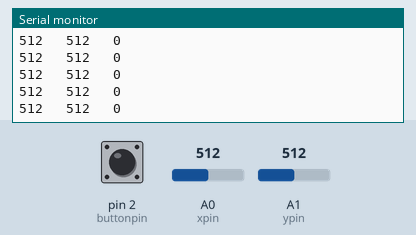
The sketch below on a simulated Arduino Uno, built with avr-gcc and run on an emulated ATmega328P. Shown: the last lines printed to the serial monitor. The test bench sets the inputs (shaded band); at power-on: A0 (xpin) = 512, A1 (ypin) = 512, pin 2 (buttonpin) LOW.

Above: at 1.2 s.
1.3 s: A0 (xpin) set to 108
At 2.4 s:
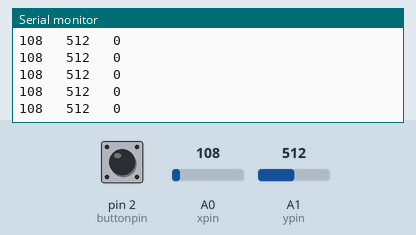
4.3 s: A0 (xpin) set to 92
At 5.4 s:
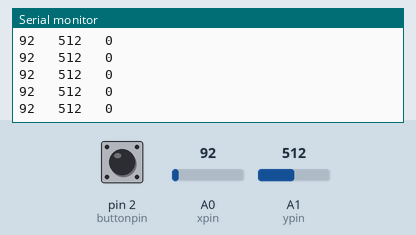
7.3 s: A1 (ypin) set to 992
At 8.0 s:
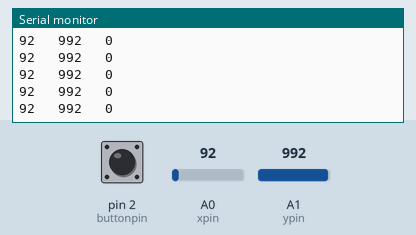
8.8 s: A1 (ypin) set to 1009
At 9.9 s:
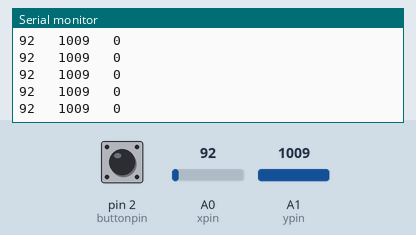
Timing chart, 0 to 11.8 s (numbered marks = the images above; inputs shaded):
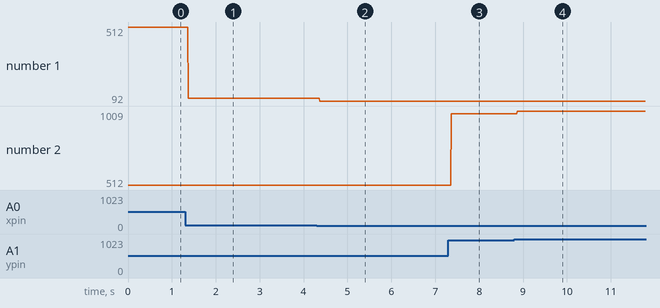

The sketch:

_01_15_MAX7219_module.ino
```cpp
int xpin = A0;
int ypin = A1;
int buttonpin = 2;

void setup() {
   Serial.begin(9600);
   pinMode(buttonpin, INPUT);
}
void loop() {
   int xval = analogRead(xpin);
   int yval = analogRead(ypin);
   int buttonpressed = digitalRead(buttonpin);

   Serial.print(xval);
   Serial.print("   ");
   Serial.print(yval);
   Serial.print("   ");
   Serial.println(buttonpressed);
}
```

Measured:
- after the input at 1.3 s, the serial monitor: prints a new line after 0.07 s (image 1)
- after the input at 4.3 s, the serial monitor: prints a new line after 0.07 s (image 2)
- after the input at 7.3 s, the serial monitor: prints a new line after 0.07 s (image 3)
- after the input at 8.8 s, the serial monitor: prints a new line after 0.07 s (image 4)
- plotted number 1: 512 → 108 after the input at 1.3 s, 108 → 92 after the input at 4.3 s
- plotted number 2: 512 → 992 after the input at 7.3 s, 992 → 1009 after the input at 8.8 s
